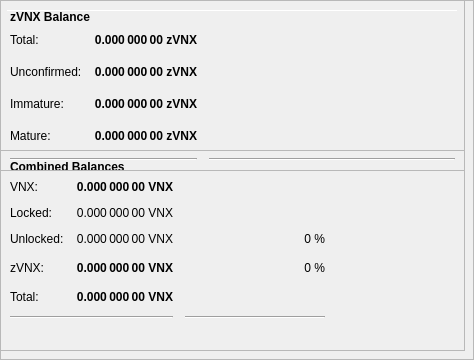
        <widget class="QFrame" name="frameObfuscation">
         <property name="minimumSize">
          <size>
           <width>0</width>
           <height>350</height>
          </size>
         </property>
         <property name="layoutDirection">
          <enum>Qt::LeftToRight</enum>
         </property>
         <property name="frameShape">
          <enum>QFrame::StyledPanel</enum>
         </property>
         <property name="frameShadow">
          <enum>QFrame::Raised</enum>
         </property>
         <widget class="QPushButton" name="runAutoDenom">
          <property name="geometry">
           <rect>
            <x>251</x>
            <y>17</y>
            <width>1</width>
            <height>1</height>
           </rect>
          </property>
          <property name="palette">
           <palette>
            <active>
             <colorrole role="WindowText">
              <brush brushstyle="SolidPattern">
               <color alpha="255">
                <red>0</red>
                <green>0</green>
                <blue>0</blue>
               </color>
              </brush>
             </colorrole>
             <colorrole role="Button">
              <brush brushstyle="SolidPattern">
               <color alpha="255">
                <red>239</red>
                <green>238</green>
                <blue>238</blue>
               </color>
              </brush>
             </colorrole>
             <colorrole role="Light">
              <brush brushstyle="SolidPattern">
               <color alpha="255">
                <red>255</red>
                <green>255</green>
                <blue>255</blue>
               </color>
              </brush>
             </colorrole>
             <colorrole role="Midlight">
              <brush brushstyle="SolidPattern">
               <color alpha="255">
                <red>247</red>
                <green>246</green>
                <blue>246</blue>
               </color>
              </brush>
             </colorrole>
             <colorrole role="Dark">
              <brush brushstyle="SolidPattern">
               <color alpha="255">
                <red>119</red>
                <green>119</green>
                <blue>119</blue>
               </color>
              </brush>
             </colorrole>
             <colorrole role="Mid">
              <brush brushstyle="SolidPattern">
               <color alpha="255">
                <red>159</red>
                <green>159</green>
                <blue>159</blue>
               </color>
              </brush>
             </colorrole>
             <colorrole role="Text">
              <brush brushstyle="SolidPattern">
               <color alpha="255">
                <red>0</red>
                <green>0</green>
                <blue>0</blue>
               </color>
              </brush>
             </colorrole>
             <colorrole role="BrightText">
              <brush brushstyle="SolidPattern">
               <color alpha="255">
                <red>255</red>
                <green>255</green>
                <blue>255</blue>
               </color>
              </brush>
             </colorrole>
             <colorrole role="ButtonText">
              <brush brushstyle="SolidPattern">
               <color alpha="255">
                <red>0</red>
                <green>0</green>
                <blue>0</blue>
               </color>
              </brush>
             </colorrole>
             <colorrole role="Base">
              <brush brushstyle="SolidPattern">
               <color alpha="255">
                <red>255</red>
                <green>255</green>
                <blue>255</blue>
               </color>
              </brush>
             </colorrole>
             <colorrole role="Window">
              <brush brushstyle="SolidPattern">
               <color alpha="255">
                <red>239</red>
                <green>238</green>
                <blue>238</blue>
               </color>
              </brush>
             </colorrole>
             <colorrole role="Shadow">
              <brush brushstyle="SolidPattern">
               <color alpha="255">
                <red>0</red>
                <green>0</green>
                <blue>0</blue>
               </color>
              </brush>
             </colorrole>
             <colorrole role="AlternateBase">
              <brush brushstyle="SolidPattern">
               <color alpha="255">
                <red>247</red>
                <green>246</green>
                <blue>246</blue>
               </color>
              </brush>
             </colorrole>
             <colorrole role="ToolTipBase">
              <brush brushstyle="SolidPattern">
               <color alpha="255">
                <red>255</red>
                <green>255</green>
                <blue>220</blue>
               </color>
              </brush>
             </colorrole>
             <colorrole role="ToolTipText">
              <brush brushstyle="SolidPattern">
               <color alpha="255">
                <red>0</red>
                <green>0</green>
                <blue>0</blue>
               </color>
              </brush>
             </colorrole>
            </active>
            <inactive>
             <colorrole role="WindowText">
              <brush brushstyle="SolidPattern">
               <color alpha="255">
                <red>0</red>
                <green>0</green>
                <blue>0</blue>
               </color>
              </brush>
             </colorrole>
             <colorrole role="Button">
              <brush brushstyle="SolidPattern">
               <color alpha="255">
                <red>239</red>
                <green>238</green>
                <blue>238</blue>
               </color>
              </brush>
             </colorrole>
             <colorrole role="Light">
              <brush brushstyle="SolidPattern">
               <color alpha="255">
                <red>255</red>
                <green>255</green>
                <blue>255</blue>
               </color>
              </brush>
             </colorrole>
             <colorrole role="Midlight">
              <brush brushstyle="SolidPattern">
               <color alpha="255">
                <red>247</red>
                <green>246</green>
                <blue>246</blue>
               </color>
              </brush>
             </colorrole>
             <colorrole role="Dark">
              <brush brushstyle="SolidPattern">
               <color alpha="255">
                <red>119</red>
                <green>119</green>
                <blue>119</blue>
               </color>
              </brush>
             </colorrole>
             <colorrole role="Mid">
              <brush brushstyle="SolidPattern">
               <color alpha="255">
                <red>159</red>
                <green>159</green>
                <blue>159</blue>
               </color>
              </brush>
             </colorrole>
             <colorrole role="Text">
              <brush brushstyle="SolidPattern">
               <color alpha="255">
                <red>0</red>
                <green>0</green>
                <blue>0</blue>
               </color>
              </brush>
             </colorrole>
             <colorrole role="BrightText">
              <brush brushstyle="SolidPattern">
               <color alpha="255">
                <red>255</red>
                <green>255</green>
                <blue>255</blue>
               </color>
              </brush>
             </colorrole>
             <colorrole role="ButtonText">
              <brush brushstyle="SolidPattern">
               <color alpha="255">
                <red>0</red>
                <green>0</green>
                <blue>0</blue>
               </color>
              </brush>
             </colorrole>
             <colorrole role="Base">
              <brush brushstyle="SolidPattern">
               <color alpha="255">
                <red>255</red>
                <green>255</green>
                <blue>255</blue>
               </color>
              </brush>
             </colorrole>
             <colorrole role="Window">
              <brush brushstyle="SolidPattern">
               <color alpha="255">
                <red>239</red>
                <green>238</green>
                <blue>238</blue>
               </color>
              </brush>
             </colorrole>
             <colorrole role="Shadow">
              <brush brushstyle="SolidPattern">
               <color alpha="255">
                <red>0</red>
                <green>0</green>
                <blue>0</blue>
               </color>
              </brush>
             </colorrole>
             <colorrole role="AlternateBase">
              <brush brushstyle="SolidPattern">
               <color alpha="255">
                <red>247</red>
                <green>246</green>
                <blue>246</blue>
               </color>
              </brush>
             </colorrole>
             <colorrole role="ToolTipBase">
              <brush brushstyle="SolidPattern">
               <color alpha="255">
                <red>255</red>
                <green>255</green>
                <blue>220</blue>
               </color>
              </brush>
             </colorrole>
             <colorrole role="ToolTipText">
              <brush brushstyle="SolidPattern">
               <color alpha="255">
                <red>0</red>
                <green>0</green>
                <blue>0</blue>
               </color>
              </brush>
             </colorrole>
            </inactive>
            <disabled>
             <colorrole role="WindowText">
              <brush brushstyle="SolidPattern">
               <color alpha="255">
                <red>119</red>
                <green>119</green>
                <blue>119</blue>
               </color>
              </brush>
             </colorrole>
             <colorrole role="Button">
              <brush brushstyle="SolidPattern">
               <color alpha="255">
                <red>239</red>
                <green>238</green>
                <blue>238</blue>
               </color>
              </brush>
             </colorrole>
             <colorrole role="Light">
              <brush brushstyle="SolidPattern">
               <color alpha="255">
                <red>255</red>
                <green>255</green>
                <blue>255</blue>
               </color>
              </brush>
             </colorrole>
             <colorrole role="Midlight">
              <brush brushstyle="SolidPattern">
               <color alpha="255">
                <red>247</red>
                <green>246</green>
                <blue>246</blue>
               </color>
              </brush>
             </colorrole>
             <colorrole role="Dark">
              <brush brushstyle="SolidPattern">
               <color alpha="255">
                <red>119</red>
                <green>119</green>
                <blue>119</blue>
               </color>
              </brush>
             </colorrole>
             <colorrole role="Mid">
              <brush brushstyle="SolidPattern">
               <color alpha="255">
                <red>159</red>
                <green>159</green>
                <blue>159</blue>
               </color>
              </brush>
             </colorrole>
             <colorrole role="Text">
              <brush brushstyle="SolidPattern">
               <color alpha="255">
                <red>119</red>
                <green>119</green>
                <blue>119</blue>
               </color>
              </brush>
             </colorrole>
             <colorrole role="BrightText">
              <brush brushstyle="SolidPattern">
               <color alpha="255">
                <red>255</red>
                <green>255</green>
                <blue>255</blue>
               </color>
              </brush>
             </colorrole>
             <colorrole role="ButtonText">
              <brush brushstyle="SolidPattern">
               <color alpha="255">
                <red>119</red>
                <green>119</green>
                <blue>119</blue>
               </color>
              </brush>
             </colorrole>
             <colorrole role="Base">
              <brush brushstyle="SolidPattern">
               <color alpha="255">
                <red>239</red>
                <green>238</green>
                <blue>238</blue>
               </color>
              </brush>
             </colorrole>
             <colorrole role="Window">
              <brush brushstyle="SolidPattern">
               <color alpha="255">
                <red>239</red>
                <green>238</green>
                <blue>238</blue>
               </color>
              </brush>
             </colorrole>
             <colorrole role="Shadow">
              <brush brushstyle="SolidPattern">
               <color alpha="255">
                <red>0</red>
                <green>0</green>
                <blue>0</blue>
               </color>
              </brush>
             </colorrole>
             <colorrole role="AlternateBase">
              <brush brushstyle="SolidPattern">
               <color alpha="255">
                <red>239</red>
                <green>238</green>
                <blue>238</blue>
               </color>
              </brush>
             </colorrole>
             <colorrole role="ToolTipBase">
              <brush brushstyle="SolidPattern">
               <color alpha="255">
                <red>255</red>
                <green>255</green>
                <blue>220</blue>
               </color>
              </brush>
             </colorrole>
             <colorrole role="ToolTipText">
              <brush brushstyle="SolidPattern">
               <color alpha="255">
                <red>0</red>
                <green>0</green>
                <blue>0</blue>
               </color>
              </brush>
             </colorrole>
            </disabled>
           </palette>
          </property>
          <property name="focusPolicy">
           <enum>Qt::NoFocus</enum>
          </property>
          <property name="autoFillBackground">
           <bool>true</bool>
          </property>
          <property name="text">
           <string/>
          </property>
          <property name="flat">
           <bool>true</bool>
          </property>
         </widget>
         <widget class="Line" name="line">
          <property name="geometry">
           <rect>
            <x>7</x>
            <y>10</y>
            <width>451</width>
            <height>1</height>
           </rect>
          </property>
          <property name="orientation">
           <enum>Qt::Horizontal</enum>
          </property>
         </widget>
         <widget class="QFrame" name="frame_3">
          <property name="geometry">
           <rect>
            <x>0</x>
            <y>150</y>
            <width>465</width>
            <height>201</height>
           </rect>
          </property>
          <property name="frameShape">
           <enum>QFrame::StyledPanel</enum>
          </property>
          <property name="frameShadow">
           <enum>QFrame::Raised</enum>
          </property>
          <layout class="QVBoxLayout" name="verticalLayout_5">
           <item>
            <layout class="QHBoxLayout" name="horizontalLayout_5" stretch="0">
             <item>
              <widget class="QLabel" name="label_5z">
               <property name="maximumSize">
                <size>
                 <width>16777215</width>
                 <height>20</height>
                </size>
               </property>
               <property name="font">
                <font>
                 <weight>75</weight>
                 <bold>true</bold>
                </font>
               </property>
               <property name="toolTip">
                <string>Combined Balances (including unconfirmed and immature coins)</string>
               </property>
               <property name="text">
                <string>&lt;html&gt;&lt;head/&gt;&lt;body&gt;&lt;p&gt;Combined Balances&lt;/p&gt;&lt;/body&gt;&lt;/html&gt;</string>
               </property>
              </widget>
             </item>
            </layout>
           </item>
           <item>
            <layout class="QGridLayout" name="gridLayout_3">
             <property name="spacing">
              <number>12</number>
             </property>
             <item row="7" column="0" colspan="2">
              <widget class="Line" name="lineSpendableBalance_3">
               <property name="orientation">
                <enum>Qt::Horizontal</enum>
               </property>
              </widget>
             </item>
             <item row="7" column="2">
              <widget class="Line" name="lineWatchBalance_3">
               <property name="sizePolicy">
                <sizepolicy hsizetype="Preferred" vsizetype="Fixed">
                 <horstretch>0</horstretch>
                 <verstretch>0</verstretch>
                </sizepolicy>
               </property>
               <property name="minimumSize">
                <size>
                 <width>140</width>
                 <height>0</height>
                </size>
               </property>
               <property name="orientation">
                <enum>Qt::Horizontal</enum>
               </property>
              </widget>
             </item>
             <item row="4" column="1">
              <widget class="QLabel" name="labelzBalancez">
               <property name="font">
                <font>
                 <weight>75</weight>
                 <bold>true</bold>
                </font>
               </property>
               <property name="cursor">
                <cursorShape>IBeamCursor</cursorShape>
               </property>
               <property name="toolTip">
                <string>Total of transactions that have yet to be confirmed, and do not yet count toward the spendable balance</string>
               </property>
               <property name="text">
                <string notr="true">0.000 000 00 VNX</string>
               </property>
               <property name="alignment">
                <set>Qt::AlignRight|Qt::AlignTrailing|Qt::AlignVCenter</set>
               </property>
               <property name="textInteractionFlags">
                <set>Qt::LinksAccessibleByMouse|Qt::TextSelectableByKeyboard|Qt::TextSelectableByMouse</set>
               </property>
              </widget>
             </item>
             <item row="6" column="1">
              <widget class="QLabel" name="labelTotalz">
               <property name="font">
                <font>
                 <weight>75</weight>
                 <bold>true</bold>
                </font>
               </property>
               <property name="cursor">
                <cursorShape>IBeamCursor</cursorShape>
               </property>
               <property name="toolTip">
                <string>Total Balance, including unconfirmed and immature coins.</string>
               </property>
               <property name="text">
                <string notr="true">0.000 000 00 VNX</string>
               </property>
               <property name="alignment">
                <set>Qt::AlignRight|Qt::AlignTrailing|Qt::AlignVCenter</set>
               </property>
               <property name="textInteractionFlags">
                <set>Qt::LinksAccessibleByMouse|Qt::TextSelectableByKeyboard|Qt::TextSelectableByMouse</set>
               </property>
              </widget>
             </item>
             <item row="4" column="3">
              <spacer name="horizontalSpacer_6">
               <property name="orientation">
                <enum>Qt::Horizontal</enum>
               </property>
               <property name="sizeHint" stdset="0">
                <size>
                 <width>40</width>
                 <height>20</height>
                </size>
               </property>
              </spacer>
             </item>
             <item row="6" column="0">
              <widget class="QLabel" name="labelTotalTextz">
               <property name="text">
                <string>Total:</string>
               </property>
              </widget>
             </item>
             <item row="1" column="0">
              <widget class="QLabel" name="labelBalanceTextz">
               <property name="text">
                <string>VNX:</string>
               </property>
              </widget>
             </item>
             <item row="1" column="1">
              <widget class="QLabel" name="labelBalancez">
               <property name="font">
                <font>
                 <weight>75</weight>
                 <bold>true</bold>
                </font>
               </property>
               <property name="cursor">
                <cursorShape>IBeamCursor</cursorShape>
               </property>
               <property name="toolTip">
                <string>Your current spendable balance</string>
               </property>
               <property name="text">
                <string notr="true">0.000 000 00 VNX</string>
               </property>
               <property name="alignment">
                <set>Qt::AlignRight|Qt::AlignTrailing|Qt::AlignVCenter</set>
               </property>
               <property name="textInteractionFlags">
                <set>Qt::LinksAccessibleByMouse|Qt::TextSelectableByKeyboard|Qt::TextSelectableByMouse</set>
               </property>
              </widget>
             </item>
             <item row="4" column="0">
              <widget class="QLabel" name="labelzBalanceTextz">
               <property name="toolTip">
                <string/>
               </property>
               <property name="text">
                <string>zVNX:</string>
               </property>
              </widget>
             </item>
             <item row="4" column="2">
              <widget class="QLabel" name="labelzVNXPercent">
               <property name="toolTip">
                <string>Current percentage of zVNX.
If AutoMint is enabled this percentage will settle around the configured AutoMint percentage (default = 10%)</string>
               </property>
               <property name="text">
                <string>0 %</string>
               </property>
               <property name="alignment">
                <set>Qt::AlignRight|Qt::AlignTrailing|Qt::AlignVCenter</set>
               </property>
              </widget>
             </item>
             <item row="6" column="2">
              <widget class="QLabel" name="label100Percent">
               <property name="text">
                <string/>
               </property>
               <property name="alignment">
                <set>Qt::AlignRight|Qt::AlignTrailing|Qt::AlignVCenter</set>
               </property>
              </widget>
             </item>
             <item row="2" column="1">
              <widget class="QLabel" name="labelLockedBalance">
               <property name="toolTip">
                <string>Locked VNX or Masternode collaterals. These are excluded from zVNX minting.</string>
               </property>
               <property name="text">
                <string>0.000 000 00 VNX</string>
               </property>
               <property name="alignment">
                <set>Qt::AlignRight|Qt::AlignTrailing|Qt::AlignVCenter</set>
               </property>
              </widget>
             </item>
             <item row="2" column="0">
              <widget class="QLabel" name="labelLockedBalanceText">
               <property name="toolTip">
                <string>Locked VNX or Masternode collaterals. These are excluded from zVNX minting.</string>
               </property>
               <property name="text">
                <string>Locked:</string>
               </property>
              </widget>
             </item>
             <item row="3" column="0">
              <widget class="QLabel" name="labelUnLockedBalanceText">
               <property name="toolTip">
                <string>Unlocked VNXs. These can be used for zVNX minting.</string>
               </property>
               <property name="text">
                <string>Unlocked:</string>
               </property>
              </widget>
             </item>
             <item row="3" column="1">
              <widget class="QLabel" name="labelUnLockedBalance">
               <property name="toolTip">
                <string>Unlocked VNXs. These can be used for zVNX minting.</string>
               </property>
               <property name="text">
                <string>0.000 000 00 VNX</string>
               </property>
               <property name="alignment">
                <set>Qt::AlignRight|Qt::AlignTrailing|Qt::AlignVCenter</set>
               </property>
              </widget>
             </item>
             <item row="3" column="2">
              <widget class="QLabel" name="labelVNXPercent">
               <property name="text">
                <string>0 %</string>
               </property>
               <property name="alignment">
                <set>Qt::AlignRight|Qt::AlignTrailing|Qt::AlignVCenter</set>
               </property>
              </widget>
             </item>
            </layout>
           </item>
           <item>
            <spacer name="verticalSpacer">
             <property name="orientation">
              <enum>Qt::Vertical</enum>
             </property>
             <property name="sizeHint" stdset="0">
              <size>
               <width>20</width>
               <height>40</height>
              </size>
             </property>
            </spacer>
           </item>
          </layout>
         </widget>
         <widget class="QFrame" name="frame_4">
          <property name="geometry">
           <rect>
            <x>0</x>
            <y>0</y>
            <width>465</width>
            <height>171</height>
           </rect>
          </property>
          <property name="frameShape">
           <enum>QFrame::StyledPanel</enum>
          </property>
          <property name="frameShadow">
           <enum>QFrame::Raised</enum>
          </property>
          <layout class="QVBoxLayout" name="verticalLayout_7">
           <item>
            <layout class="QHBoxLayout" name="horizontalLayout_8" stretch="0">
             <item>
              <widget class="QLabel" name="label_5z_3">
               <property name="maximumSize">
                <size>
                 <width>16777215</width>
                 <height>20</height>
                </size>
               </property>
               <property name="font">
                <font>
                 <weight>75</weight>
                 <bold>true</bold>
                </font>
               </property>
               <property name="text">
                <string>zVNX Balance</string>
               </property>
              </widget>
             </item>
            </layout>
           </item>
           <item>
            <layout class="QGridLayout" name="gridLayout_5">
             <property name="spacing">
              <number>12</number>
             </property>
             <item row="4" column="0">
              <widget class="QLabel" name="labelzBalanceMatureText">
               <property name="toolTip">
                <string>Mature: more than 20 confirmation and more than 1 mints of the same denomination after it was minted.
These zVNX are spendable.</string>
               </property>
               <property name="text">
                <string>Mature:</string>
               </property>
              </widget>
             </item>
             <item row="5" column="0" colspan="2">
              <widget class="Line" name="lineSpendableBalance_5">
               <property name="orientation">
                <enum>Qt::Horizontal</enum>
               </property>
              </widget>
             </item>
             <item row="1" column="1">
              <widget class="QLabel" name="labelzBalance">
               <property name="font">
                <font>
                 <weight>75</weight>
                 <bold>true</bold>
                </font>
               </property>
               <property name="cursor">
                <cursorShape>IBeamCursor</cursorShape>
               </property>
               <property name="toolTip">
                <string>All available zVNX, unconfirmed and immature zVNX included.</string>
               </property>
               <property name="text">
                <string notr="true">0.000 000 00 zVNX</string>
               </property>
               <property name="alignment">
                <set>Qt::AlignRight|Qt::AlignTrailing|Qt::AlignVCenter</set>
               </property>
               <property name="textInteractionFlags">
                <set>Qt::LinksAccessibleByMouse|Qt::TextSelectableByKeyboard|Qt::TextSelectableByMouse</set>
               </property>
              </widget>
             </item>
             <item row="5" column="2">
              <widget class="Line" name="lineWatchBalance_5">
               <property name="sizePolicy">
                <sizepolicy hsizetype="Preferred" vsizetype="Fixed">
                 <horstretch>0</horstretch>
                 <verstretch>0</verstretch>
                </sizepolicy>
               </property>
               <property name="minimumSize">
                <size>
                 <width>140</width>
                 <height>0</height>
                </size>
               </property>
               <property name="orientation">
                <enum>Qt::Horizontal</enum>
               </property>
              </widget>
             </item>
             <item row="1" column="0">
              <widget class="QLabel" name="labelzBalanceText">
               <property name="toolTip">
                <string>All available zVNX, unconfirmed and immature zVNX included.</string>
               </property>
               <property name="text">
                <string>Total:</string>
               </property>
              </widget>
             </item>
             <item row="1" column="2">
              <spacer name="horizontalSpacer_8">
               <property name="orientation">
                <enum>Qt::Horizontal</enum>
               </property>
               <property name="sizeHint" stdset="0">
                <size>
                 <width>40</width>
                 <height>20</height>
                </size>
               </property>
              </spacer>
             </item>
             <item row="4" column="2">
              <spacer name="horizontalSpacer_4">
               <property name="orientation">
                <enum>Qt::Horizontal</enum>
               </property>
               <property name="sizeHint" stdset="0">
                <size>
                 <width>40</width>
                 <height>20</height>
                </size>
               </property>
              </spacer>
             </item>
             <item row="4" column="1">
              <widget class="QLabel" name="labelzBalanceMature">
               <property name="font">
                <font>
                 <weight>75</weight>
                 <bold>true</bold>
                </font>
               </property>
               <property name="toolTip">
                <string>Mature: more than 20 confirmation and more than 1 mints of the same denomination after it was minted.
These zVNX are spendable.</string>
               </property>
               <property name="text">
                <string>0.000 000 00 zVNX</string>
               </property>
               <property name="alignment">
                <set>Qt::AlignRight|Qt::AlignTrailing|Qt::AlignVCenter</set>
               </property>
              </widget>
             </item>
             <item row="2" column="0">
              <widget class="QLabel" name="labelzBalanceUnconfirmedText">
               <property name="toolTip">
                <string>Unconfirmed: less than 20 confirmations
Immature: confirmed, but less than 1 mints of the same denomination after it was minted</string>
               </property>
               <property name="text">
                <string>Unconfirmed:</string>
               </property>
              </widget>
             </item>
             <item row="2" column="1">
              <widget class="QLabel" name="labelzBalanceUnconfirmed">
               <property name="font">
                <font>
                 <weight>75</weight>
                 <bold>true</bold>
                </font>
               </property>
               <property name="toolTip">
                <string>Unconfirmed: less than 20 confirmations
Immature: confirmed, but less than 1 mints of the same denomination after it was minted</string>
               </property>
               <property name="text">
                <string>0.000 000 00 zVNX</string>
               </property>
               <property name="alignment">
                <set>Qt::AlignRight|Qt::AlignTrailing|Qt::AlignVCenter</set>
               </property>
              </widget>
             </item>
             <item row="2" column="2">
              <spacer name="horizontalSpacer_5">
               <property name="orientation">
                <enum>Qt::Horizontal</enum>
               </property>
               <property name="sizeHint" stdset="0">
                <size>
                 <width>40</width>
                 <height>20</height>
                </size>
               </property>
              </spacer>
             </item>
             <item row="3" column="0">
              <widget class="QLabel" name="labelzBalanceImmatureText">
               <property name="toolTip">
                <string>Unconfirmed: less than 20 confirmations
Immature: confirmed, but less than 1 mints of the same denomination after it was minted</string>
               </property>
               <property name="text">
                <string>Immature:</string>
               </property>
              </widget>
             </item>
             <item row="3" column="1">
              <widget class="QLabel" name="labelzBalanceImmature">
               <property name="font">
                <font>
                 <weight>75</weight>
                 <bold>true</bold>
                </font>
               </property>
               <property name="toolTip">
                <string>Unconfirmed: less than 20 confirmations
Immature: confirmed, but less than 1 mints of the same denomination after it was minted</string>
               </property>
               <property name="text">
                <string>0.000 000 00 zVNX</string>
               </property>
               <property name="alignment">
                <set>Qt::AlignRight|Qt::AlignTrailing|Qt::AlignVCenter</set>
               </property>
              </widget>
             </item>
             <item row="3" column="2">
              <spacer name="horizontalSpacer_7">
               <property name="orientation">
                <enum>Qt::Horizontal</enum>
               </property>
               <property name="sizeHint" stdset="0">
                <size>
                 <width>40</width>
                 <height>20</height>
                </size>
               </property>
              </spacer>
             </item>
            </layout>
           </item>
          </layout>
         </widget>
        </widget>
